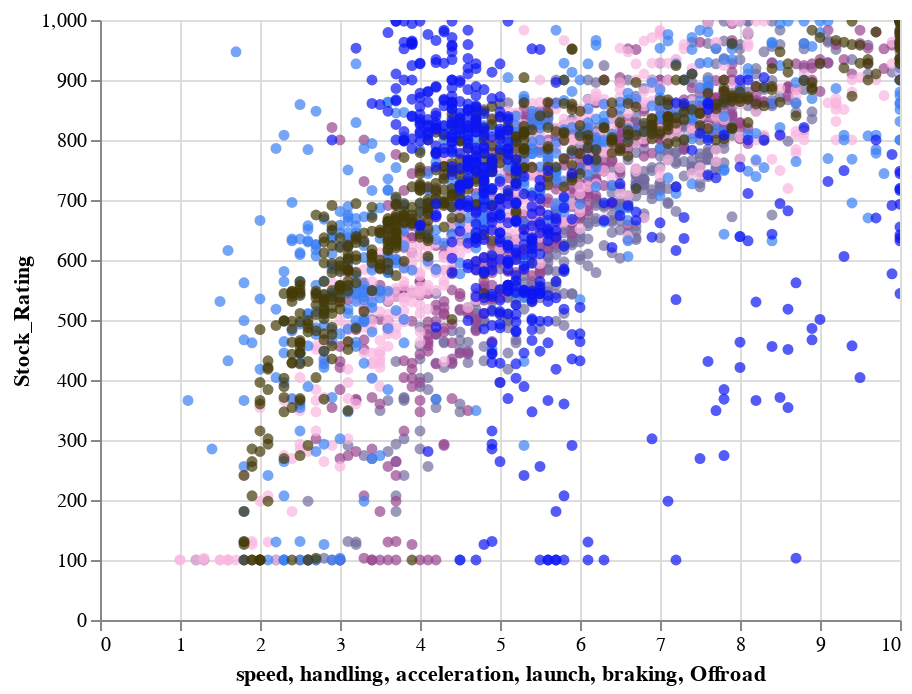

This figure's notebook cell:
### Code cell
combined_chart

### Figure 1 — Vega-Lite specification as saved in the notebook (floating-point values rounded to 4 significant figures; data arrays with more than 128 entries replaced by an {"elided": "..."} marker saying what was removed)
{"config": {"view": {"continuousWidth": 400, "continuousHeight": 300}}, "layer": [{"mark": "circle", "encoding": {"color": {"value": "rgb(114, 108, 158)"}, "tooltip": [{"field": "speed", "type": "quantitative"}], "x": {"field": "speed", "type": "quantitative"}, "y": {"field": "Stock_Rating", "type": "quantitative"}}, "selection": {"selector001": {"type": "interval", "bind": "scales", "encodings": ["x", "y"]}}}, {"mark": "circle", "encoding": {"color": {"value": "rgb(152, 70, 144)"}, "tooltip": [{"field": "handling", "type": "quantitative"}], "x": {"field": "handling", "type": "quantitative"}, "y": {"field": "Stock_Rating", "type": "quantitative"}}, "selection": {"selector002": {"type": "interval", "bind": "scales", "encodings": ["x", "y"]}}}, {"mark": "circle", "encoding": {"color": {"value": "rgb(249, 183, 223)"}, "tooltip": [{"field": "acceleration", "type": "quantitative"}], "x": {"field": "acceleration", "type": "quantitative"}, "y": {"field": "Stock_Rating", "type": "quantitative"}}, "selection": {"selector003": {"type": "interval", "bind": "scales", "encodings": ["x", "y"]}}}, {"mark": "circle", "encoding": {"color": {"value": "rgb(58, 127, 244)"}, "tooltip": [{"field": "launch", "type": "quantitative"}], "x": {"field": "launch", "type": "quantitative"}, "y": {"field": "Stock_Rating", "type": "quantitative"}}, "selection": {"selector004": {"type": "interval", "bind": "scales", "encodings": ["x", "y"]}}}, {"mark": "circle", "encoding": {"color": {"value": "rgb(69, 59, 7)"}, "tooltip": [{"field": "braking", "type": "quantitative"}], "x": {"field": "braking", "type": "quantitative"}, "y": {"field": "Stock_Rating", "type": "quantitative"}}, "selection": {"selector005": {"type": "interval", "bind": "scales", "encodings": ["x", "y"]}}}, {"mark": "circle", "encoding": {"color": {"value": "rgb(11, 22, 244)"}, "tooltip": [{"field": "Offroad", "type": "quantitative"}], "x": {"field": "Offroad", "type": "quantitative"}, "y": {"field": "Stock_Rating", "type": "quantitative"}}, "selection": {"selector006": {"type": "interval", "bind": "scales", "encodings": ["x", "y"]}}}], "data": {"name": "data-a5c3049d37e4715b1f1bbf6b968592ce"}, "$schema": "https://vega.github.io/schema/vega-lite/v4.17.0.json", "datasets": {"data-a5c3049d37e4715b1f1bbf6b968592ce": {"elided": "537 records"}}}
